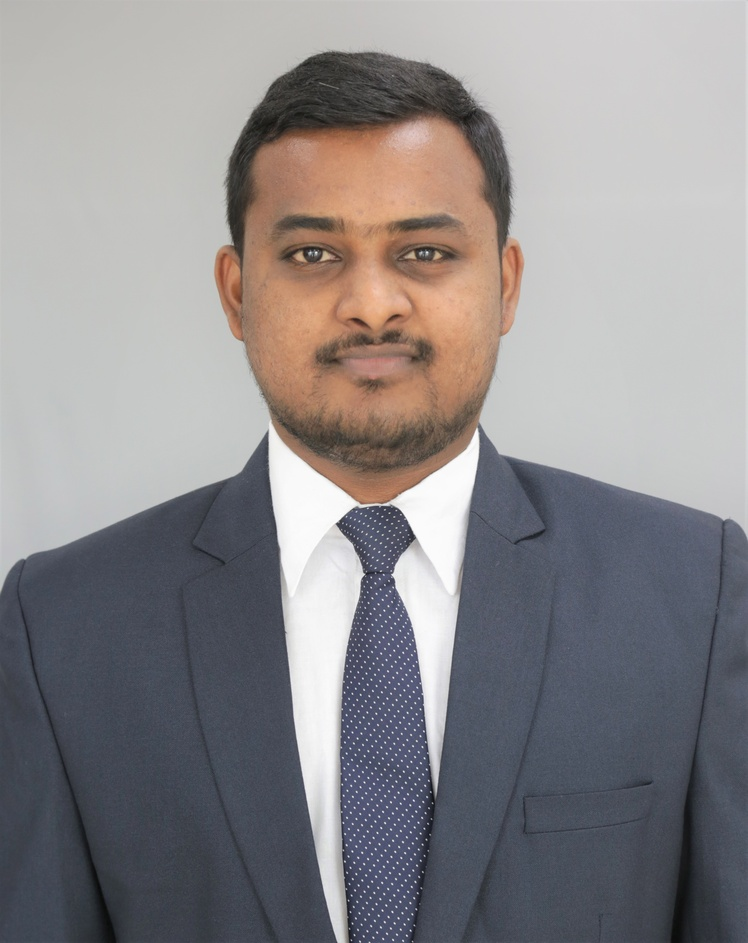
#> input picture 18125760072 VENKATA RAVINDRANATH BETHAMSETTY.jpg, 748 x 943 px, shrunk from 3576 x 4504 before the run
$ jupyter execute kmeansdf.ipynb
#> lines starting #> are read from the running program, lines starting #| are printed output that depends on the picture
[cell 1]
import numpy as np
import pandas as pd
from sklearn.cluster import KMeans

[cell 2]
df = pd.DataFrame({
    'x':[12, 20, 28, 18, 29, 33, 24, 45, 45, 52, 51, 52, 55, 53, 55, 61,64, 69, 71],
    'y':[39, 36, 30, 52, 54, 46, 55, 59, 63, 70, 66, 63, 58, 23, 14, 8, 19, 7, 24]
})

[cell 3]
model = KMeans(n_clusters=3)
model.fit(df)

[cell 4]
labels = model.predict(df)
labels

[cell 5]
df['output'] =labels

[cell 6]
centroids =model.cluster_centers_
centroids

[cell 7]
import matplotlib.pyplot as plt
fig = plt.figure(figsize=(5,5))
plt.scatter(df['x'],df['y'],c=labels,s=50)
plt.show()
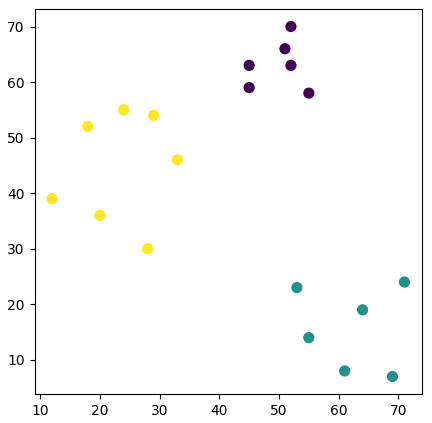
#> figure drawn by matplotlib, 1 panel

[cell 8]
plt.scatter(centroids[:,0],centroids[:,1],marker ='*',c='g',s=100)
plt.show()
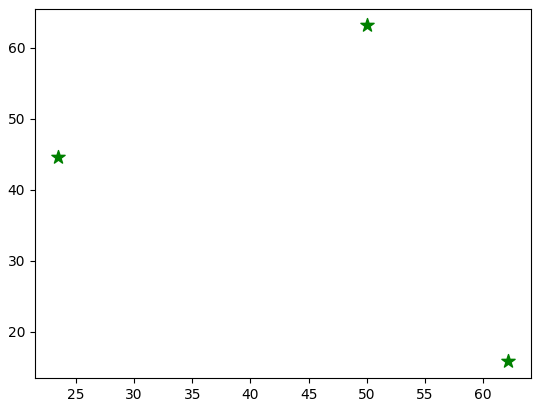
#> figure drawn by matplotlib, 1 panel

[cell 9]
voting = pd.read_csv('voting.csv',index_col=0)
#> (reads voting.csv from the repository)
voting.head()

[cell 10]
voting = voting.fillna(12)

[cell 11]
voting.head()

[cell 12]
model=KMeans(n_clusters=3)
model.fit(voting)

[cell 13]
labels = model.predict(voting)
labels

[cell 14]
voting['output']=labels

[cell 15]
voting.head()

[cell 16]
centroids = model.cluster_centers_
centroids.shape

[cell 17]
label_0 = voting[labels==0].index
len(label_0)

[cell 18]
label_1 =voting[labels==1].index
len(label_1)

[cell 19]
label_2 =voting[labels==2].index
len(label_2)

[cell 20]
print(label_0)
print(label_1)
print(label_2)

[cell 21]
data =pd.read_csv('CC_DATA.csv')
#> (reads CC_DATA.csv from the repository)

[cell 22]
data.head()

[cell 23]
data.drop('CUST_ID',axis=1,inplace=True)

[cell 24]
data.isnull().sum()

[cell 25]
data.MINIMUM_PAYMENTS = data.MINIMUM_PAYMENTS.fillna(data.MINIMUM_PAYMENTS.mean())
data.CREDIT_LIMIT = data.CREDIT_LIMIT.fillna(data.CREDIT_LIMIT.mean())

[cell 26]
from sklearn.preprocessing import normalize
data = normalize(data)

[cell 27]
model=KMeans(n_clusters=5)
model.fit(data)

[cell 28]
labels =model.predict(data)
labels

[cell 29]
centroids = model.cluster_centers_

[cell 30]
from sklearn.decomposition import PCA
pca =PCA(2)
pcafit=pca.fit(data)
pcadata = pcafit.fit_transform(data)

[cell 31]
pcadata=pd.DataFrame(pcadata)

[cell 32]
plt.scatter(pcadata[0],pcadata[1],c=labels)
plt.show()
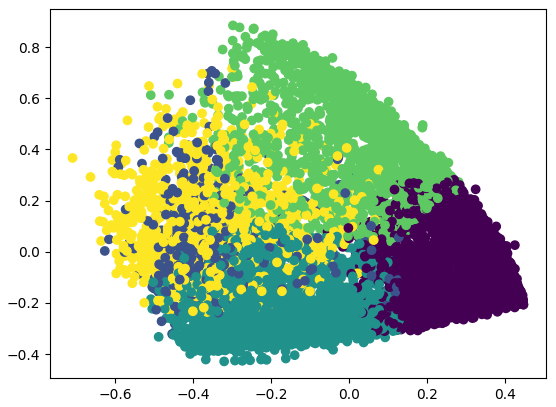
#> figure drawn by matplotlib, 1 panel

[cell 33]
from IPython.display import Image
img =Image(filename='18125760072 VENKATA RAVINDRANATH BETHAMSETTY.jpg')

[cell 34]
from scipy import ndimage
from sklearn import cluster
img = ndimage.imread('18125760072 VENKATA RAVINDRANATH BETHAMSETTY.jpg')
#> img is the input picture: shape (943, 748, 3); mean R, G, B 140.1, 137.2, 139.1
plt.figure()
plt.imshow(img)
x,y,z =img.shape
#> x = 943; y = 748; z = 3
img = img.reshape(x*y,z)

[cell 35]
model=cluster.KMeans(n_clusters=2)
model.fit(img)

[cell 36]
labels = model.labels_
labels

[cell 37]
cent = model.cluster_centers_
cent = cent.astype(int)

[cell 38]
plt.figure()
plt.imshow(cent[labels].reshape(x,y,z))
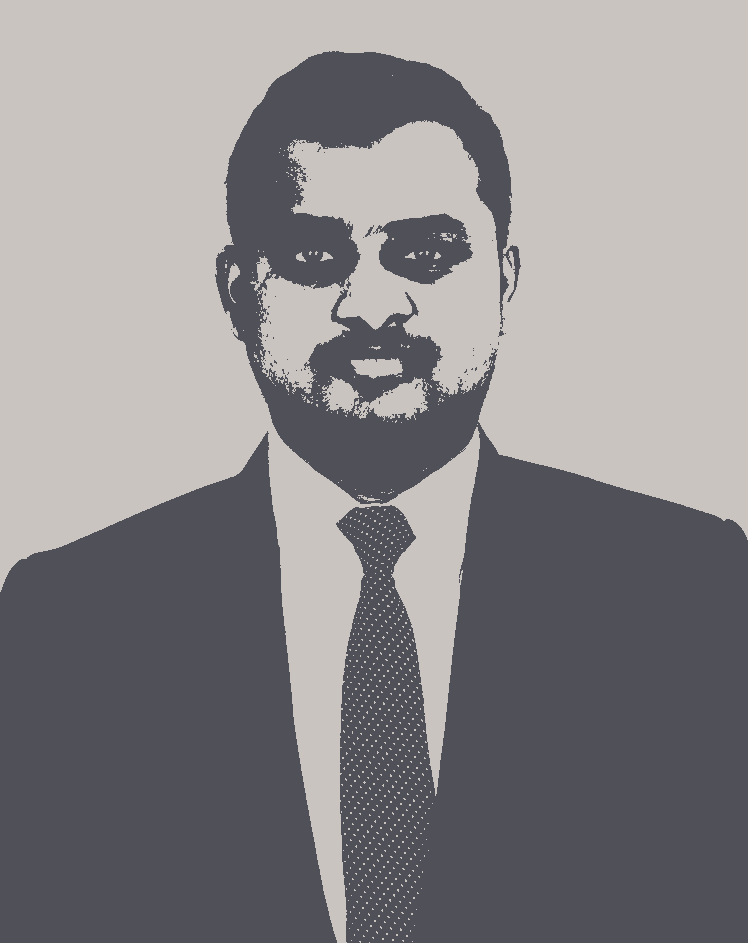
#> shown: shape (943, 748, 3); mean R, G, B 139.6, 136.7, 138.8

[cell 39]
img = ndimage.imread('TNR.jpg')
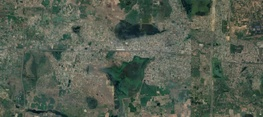
#> input picture TNR.jpg, 263 x 117 px, shrunk from 1257 x 561 before the run
#> img is the input picture: shape (117, 263, 3); mean R, G, B 85.2, 94.7, 81
plt.figure()
plt.imshow(img)
x,y,z =img.shape
#> x = 117; y = 263
img = img.reshape(x*y,z)

[cell 40]
model=cluster.KMeans(n_clusters=3)
model.fit(img)

[cell 41]
labels = model.labels_
labels

[cell 42]
cent = model.cluster_centers_
cent = cent.astype(int)
cent

[cell 43]
plt.figure()
plt.imshow(cent[labels].reshape(x,y,z))
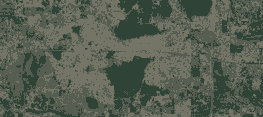
#> shown: shape (117, 263, 3); mean R, G, B 84.8, 94.4, 80.7

[cell 44]
cent[labels].reshape(x,y,z)

[cell 45]
final1 =cent[labels]
np.place(final1,final1==cent[1],0)
np.place(final1,final1==cent[2],0)
plt.imshow(final1.reshape(x,y,z))
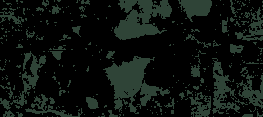
#> shown: shape (117, 263, 3); mean R, G, B 12.6, 18.2, 14.8

[cell 46]
final2 =cent[labels]
np.place(final2,final2==cent[0],0)
np.place(final2,final2==cent[2],0)
plt.imshow(final2.reshape(x,y,z))
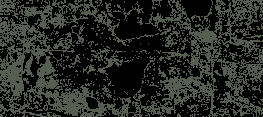
#> shown: shape (117, 263, 3); mean R, G, B 34.8, 38.5, 32.8

[cell 47]
final3 =cent[labels]
np.place(final3,final3==cent[0],0)
np.place(final3,final3==cent[1],0)
plt.imshow(final3.reshape(x,y,z))
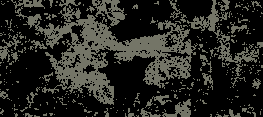
#> shown: shape (117, 263, 3); mean R, G, B 37.3, 37.7, 33.1

# Silhouette Score

- score is 1 they are good
- if it is -1 it is worst it is overlapping
- if it is 0 both are combined at the boundary

[cell 48]
customer = pd.read_csv('Wholesale customers data.csv')
#> (reads Wholesale customers data.csv from the repository)

[cell 49]
customer.head()

[cell 50]
cust =customer.drop(['Channel','Region'],axis=1)

[cell 51]
model = KMeans(n_clusters=2)
model.fit(cust)

[cell 52]
labels = model.labels_
centroids = model.cluster_centers_

[cell 53]
from sklearn.metrics import silhouette_score
sc=silhouette_score(cust,labels)
sc

[cell 54]
k=[1,2,3,4,5,6,7,8]
list1=[]
for i in k:
    model = KMeans(n_clusters=i)
    model.fit(cust)
    labels = model.labels_
    #sc=silhouette_score(cust,labels)
    ine = model.inertia_
    list1.append(ine)
    #print('silhoutte score-',i,':',sc)

[cell 55]
model.inertia_

[cell 56]
list1

[cell 57]
import matplotlib.pyplot as plt
plt.scatter(k,list1)
plt.plot(k,list1)
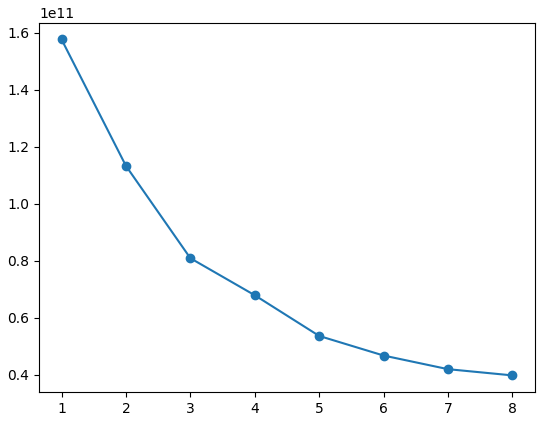
#> figure drawn by matplotlib, 1 panel
